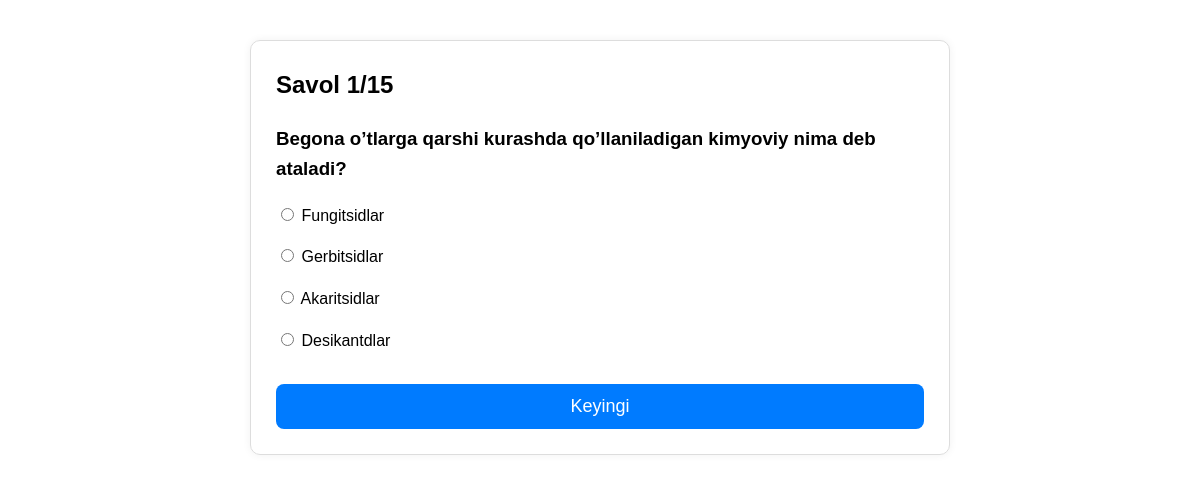
Page /subject/1/test/4/ on the committed database.
### tests/models.py (models this page shows, shortened)
class Question(models.Model):
    subject = models.ForeignKey(Subject, on_delete=models.CASCADE)
    text = models.TextField()

class Answer(models.Model):
    question = models.ForeignKey(Question, on_delete=models.CASCADE)
    text = models.CharField(max_length=255)
    is_correct = models.BooleanField(default=False)

### tests/views.py (the view)
# urls.py: path('subject/<int:subject_id>/test/<int:test_no>/', quiz, name='quiz'),
def quiz(request, subject_id, test_no):
    q_index = request.session.get('q_index', 0)
    subject = Subject.objects.get(id=subject_id)
    questions = Question.objects.filter(subject=subject)
    start = (test_no - 1) * PAGE_SIZE
    end = start + PAGE_SIZE
    group = questions[start:end]
    if q_index >= len(group):
        return redirect('result', subject_id=subject.id, test_no=test_no)
    question = group[q_index]
    answers = Answer.objects.filter(question=question)
    return render(request, 'tests/question.html', {
        'question': question,
        'answers': answers,
        'index': q_index + 1,
        'total': len(group),
        'test_no': test_no,
        'subject': subject
    })

### tests/templates/tests/question.html (shortened to what this page needs)
{% load static %}
<!DOCTYPE html>
<html lang="uz">
<head>
    <link rel="stylesheet" href="{% static 'tests/css/styles.css' %}">
</head>
<body>
<div class="card">
    <h2>Savol {{ index }}/{{ total }}</h2>
    <h3>{{ question.text }}</h3>
    <form action="{% url 'submit' subject.id test_no %}" method="POST">
        {% for ans in answers %}
        <p>
            <label><input type="radio" name="answer" value="{{ ans.id }}" required> {{ ans.text }}</label>
        </p>
        {% endfor %}
        <button type="submit">Keyingi</button>
    </form>
</div>
</body>
</html>

### tests/static/tests/css/styles.css (style rules this page uses)
body { font-family: Arial, sans-serif; max-width: 700px; margin: 40px auto; padding: 0 20px; line-height: 1.6; }
h1, h2, h3 { margin-top: 0; }
.card, .box { border: 1px solid #ddd; border-radius: 10px; padding: 25px; box-shadow: 0 0 8px rgba(0,0,0,0.06); }
button, a.btn { width: 100%; font-size: 18px; padding: 12px; border-radius: 8px; border: none; cursor: pointer; text-decoration: none; text-align: center; display: inline-block; }
button { background: #007bff; color: white; margin-top: 15px; }

### rows in the picture
Question: text "Begona o’tlarga qarshi kurashda qo’llaniladigan kimyoviy nima deb ataladi?"
Answer: text "Fungitsidlar"
Answer: text "Gerbitsidlar"
Answer: text "Akaritsidlar"
Answer: text "Desikantdlar"

### other values in the picture
{{ index }} "1"
{{ total }} "15"
